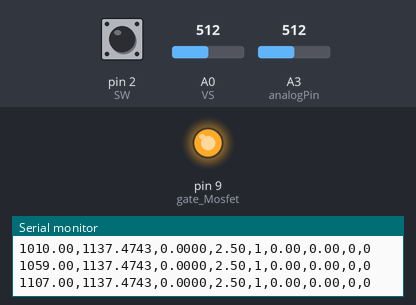
Bench run of a sketch on a simulated Arduino Uno, built with avr-gcc and run on an emulated ATmega328P. On the bench: output pins drawn as LEDs (lit = HIGH), the last lines printed to the serial monitor. The inputs (shaded band) are chosen by the test bench; at power-on: A0 (VS) = 512, pin 2 (SW) HIGH, A3 (analogPin) = 512.

Above: at 1.2 s.
1.3 s: A0 (VS) set to 496
2.8 s: A0 (VS) set to 448
5.8 s: A0 (VS) set to 415
At 6.6 s:
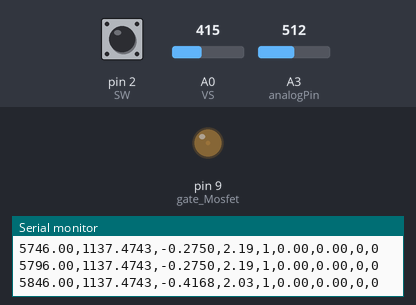
7.3 s: A0 (VS) set to 511
At 7.9 s:
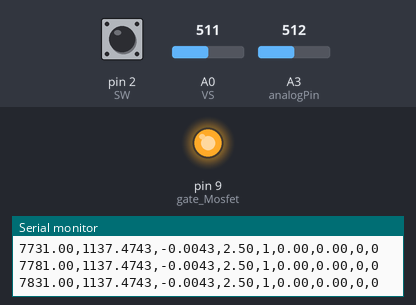
Timing chart, 0 to 10.3 s (numbered marks = the images above; inputs shaded):
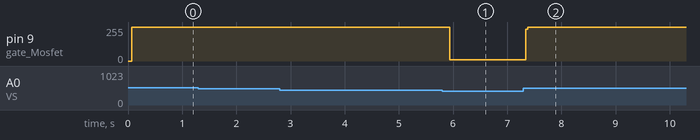

Measured:
- the behaviour switches between 430 and 429 on A0 (VS) (found by bisection; images 0 and 1)
- after the input at 5.8 s, pin 9 (gate_Mosfet): 255/255 → 9/255 after 0.14 s
- after the input at 7.3 s, pin 9 (gate_Mosfet): 9/255 → 255/255 at once

The sketch:

trans_no-stop_std.ino
```cpp
/* Calculo de varianza
 * Busca evitar efecto de cancelación cuando SumSqr y Sum*Sum son muy similares.
 *
 * Se usa una propiedad de la varianza Var(X - k) = Var(X), donde k es una constante cualquiera.
 *
 * La nueva fórmula es:
 * s^2 = (((sum i->n)(xi-K)^2)-((sum i->n)(xi-K)^2)/n)/(n-1)
 *
 * Si K es cercana al promedio el resultado sera más preciso, pero escoger un valor dentro de los
 * samples garantizará estabilidad.
 *
 * La compensasión de sumas se utiliza para combatir el error en la acumulación de sumas, cuando
 * n es un número grande.
 *
 * Python program to calculate the variance:
 *
 *    k = 0
 *    n = 0
 *    ex = 0
 *    ex2 = 0
 *
 *    add_variable(x)
 *    if (n == 0)
 *      K = x
 *    n = n + 1
 *    ex = ex + x - K
 *    ex2 = ex2 + (x - K)*(x - K)
 *
 *    remove_variable(x)
 *    n = n - 1
 *    ex = ex -  (x - K)
 *    ex2 = ex2 - (x - K)*(x - K)
 *
 *    get_meanvalue(x)
 *    return K + ex / n
 *
 *    get_variance(x)
 *    return (ex2 - (ex * ex) / n) / (n - 1)
 */
#include <QueueArray.h>

QueueArray <float> queue_trial;   // Create queue object of type float.
int i = 0;
float K = 0;
float D = 0;
int squared = 0;
int sample = 0;       // sample
int window = 5;       // sample size
int number_count = 0;
int mean = 0;
boolean init2 = true;

// Variables & Definitions
#define VS A0             // Voltage Source.
#define analogPin A3      // Potentiometer wiper (middle terminal) connected to analog pin 3.
#define SW 2              // Switch pin.
#define R1 2.2            // Resistor 2.2Ohms

bool chkVoltage = true;   // For checking source voltage.
float thisTime = 0;       // Current program timing.

// Electrincal values.
int val = 0;              // Variable to store read value.
int gate_Mosfet = 9;
float current = 0;
float vout = 0;
float vestoma = 0;
float VBOOST = 0;
float resistance = 1.0;

void setup() {
  Serial.begin(9600);         // Configure Baud Rate.
  queue_trial.setPrinter (Serial);

  pinMode(VS,        INPUT);
  pinMode(analogPin, INPUT);
  pinMode(SW,        INPUT);

  pinMode(gate_Mosfet, OUTPUT);

  digitalWrite(gate_Mosfet, LOW);

  Serial.println("CONFIG SUCCESSFUL");
  Serial.println("INICIA PRUEBA");
  Serial.println("Tiempo / Corriente / Voltaje / Resistencia / Switch / Varianza / Desv Stand / Sample / Squared");

}

void loop() {
  val = analogRead(VS);         // Read voltage source.
  VBOOST = 5.0 * (val / 1023.0); // Measure boost voltage.
  chkVoltage = VBOOST > 2.1;

  digitalWrite(gate_Mosfet, HIGH);

  while (chkVoltage) {
    val = analogRead(VS);         // Read voltage source.
    VBOOST = 5.0 * (val / 1023.0); // Measure boost voltage.
    chkVoltage = VBOOST > 2.1;

    //1. Register time.
    Serial.print(thisTime);
    Serial.print(",");

    //2. Current.
    val = analogRead(analogPin);
    vout = 5.0 * (val / 1023.0);
    current = vout / R1;
    Serial.print(current * 1000, 4);
    Serial.print(",");

    float debug = current*1000;

    if (number_count == 0)
      mean = debug;

    vestoma = VBOOST - vout;

    //3. Resistance.
    resistance = vestoma / current;
    Serial.print(resistance, 4);
    Serial.print(",");

    //4. Voltage.
    Serial.print(VBOOST); // Voltage source.
    Serial.print(",");

    //5. Switch.
    int expand = digitalRead(SW); // Read switch.
    Serial.print(expand);

    entry(debug);

    Serial.println();

    thisTime = millis();    // Register time end of loop.
  }
  digitalWrite(gate_Mosfet, LOW);
}

void entry(float debug_s) {
  if (number_count != window || number_count > window) { // Counter
    calcSum(debug_s);
   // Serial.print("Fila: ");
   // Serial.println(debug_s);
    queue_trial.enqueue(debug_s);  // Add to the queue.
    number_count += 1;             // Increase counter.
  }
  if (number_count >= window) {
    Variance();
    //Serial.print("Varianza: ");
    Serial.print(",");
    Serial.print(K);
    //Serial.print("Desviación Estándar: ");
    Serial.print(",");
    Serial.print(D);
    Serial.print(",");
    Serial.print(sample);
    Serial.print(",");
    Serial.print(squared);
    dynamicQueue(debug_s);
    //delay(1000);
  }
}

void Variance() {
  K = (squared - (sample * sample) / window) / (window - 1);
  D = sqrt(K);
}

void dynamicQueue(float a) {
  float x = 0;
  //Serial.print("Numero agregado: ");
  //Serial.println(a);
  x = queue_trial.dequeue();
  //Serial.print("Numero eliminado: ");
  //Serial.println(x);
  calcSubs(x);
  queue_trial.enqueue(a);
  calcSum(a);
}

void calcSum(float x) {
  squared += (x-mean) * (x-mean);
  sample  += (x - mean);
}

void calcSubs(float x) {
  squared -= (x-mean) * (x-mean);
  sample  -= (x-mean);
}
```
